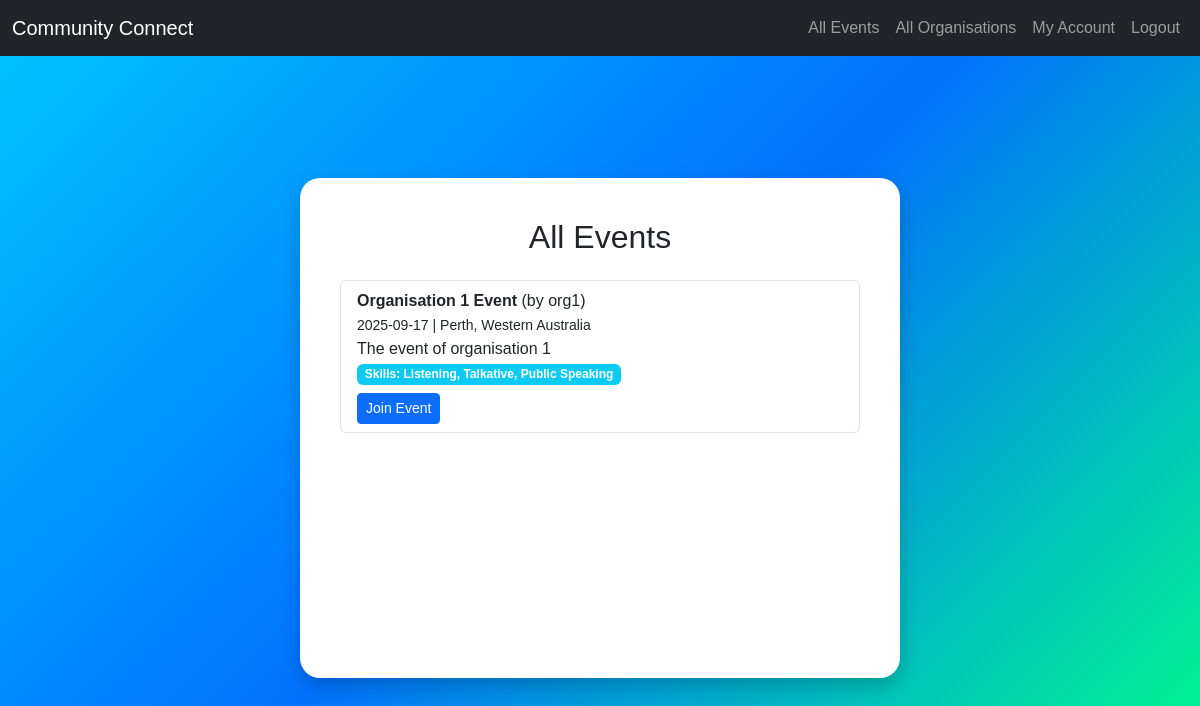
The page /events (signed in) on the database its author committed.
### tables this page shows
CREATE TABLE event (
            event_id INTEGER PRIMARY KEY AUTOINCREMENT,
            organisation_id INTEGER NOT NULL,
            title TEXT NOT NULL,
            description TEXT,
            event_date TIMESTAMP NOT NULL,
            location TEXT,
            max_volunteers INTEGER,
            FOREIGN KEY (organisation_id) REFERENCES organisation(organisation_id) ON DELETE CASCADE
        );

CREATE TABLE organisation (
            organisation_id INTEGER PRIMARY KEY AUTOINCREMENT,
            user_id INTEGER NOT NULL,
            name TEXT NOT NULL,
            description TEXT,
            address TEXT,
            website_url TEXT,
            FOREIGN KEY (user_id) REFERENCES user(user_id) ON DELETE CASCADE
        );

### app.py (the view)
@app.route('/events')
def events():
    if 'user_id' not in session:
        return redirect(url_for('login'))
    with get_db() as conn:
        cursor = conn.cursor()
        cursor.execute("SELECT role FROM user WHERE user_id = ?", (session['user_id'],))
        role = cursor.fetchone()['role']
        cursor.execute("""
            SELECT e.*, o.name AS name, u.user_id
            FROM event e
            JOIN organisation o ON e.organisation_id = o.organisation_id
            JOIN user u ON o.user_id = u.user_id
        """)
        events = cursor.fetchall()
        event_data = []
        for e in events:
            cursor.execute("""
                SELECT s.skill_id, s.name
                FROM event_skill es
                JOIN skill s ON es.skill_id = s.skill_id
                WHERE es.event_id = ?
            """, (e['event_id'],))
            skills = cursor.fetchall()
            event_data.append({
                **dict(e),
                "skills": [s['name'] for s in skills],
                "skill_ids": [int(s['skill_id']) for s in skills]  # force int
            })
        volunteer_skills = []
        if role == "volunteer":
            cursor.execute("SELECT volunteer_id FROM volunteer WHERE user_id = ?", (session['user_id'],))
            volunteer = cursor.fetchone()
            if volunteer:
                cursor.execute("SELECT skill_id FROM volunteer_skill WHERE volunteer_id = ?", (volunteer['volunteer_id'],))
                volunteer_skills = [int(row['skill_id']) for row in cursor.fetchall()]  # force int
    return render_template("events.html",
                           events=event_data,
                           role=role,
                           volunteer_skills=volunteer_skills)

### models.py (called while the page is built)
def get_db():
    conn = sqlite3.connect(db_path) # Create connection between database and flask
    conn.row_factory = sqlite3.Row # Allows fetching rows as dictionaries
    return conn

### templates/events.html (shortened to what this page needs)
{% extends "layout.html" %}
{% block content %}
<div class="bubble-container">
  <div class="bubble" style="min-height: 500px;">
    <h2 class="text-center mb-4">All Events</h2>
    <ul class="list-group">
      {% for e in events %}
        <li class="list-group-item">
          <strong>{{ e.title }}</strong> (by {{ e.name }})<br>
          <small>{{ e.event_date }} | {{ e.location }}</small><br>
          <span>{{ e.description }}</span><br>
          {% if e.skills %}
            <span class="badge bg-info">Skills: {{ e.skills | join(", ") }}</span><br>
          {% endif %}
          {% if role == "volunteer" %}
            {% set matching_skills = e.skill_ids | select('in', volunteer_skills) | list %}
            {% if matching_skills %}
              <form method="POST" action="{{ url_for('join_event', event_id=e.event_id) }}" style="display:inline;">
                <button type="submit" class="btn btn-primary btn-sm mt-2">Join Event</button>
              </form>
            {% endif %}
          {% endif %}
        </li>
      {% else %}
        <li class="list-group-item">No events available yet.</li>
      {% endfor %}
    </ul>
  </div>
</div>
{% endblock %}

### templates/layout.html (style rules this page uses)
body { background: linear-gradient(135deg, #00c6ff, #0072ff, #00ff88); min-height: 100vh; margin: 0; font-family: Arial, sans-serif; }
.bubble-container { min-height: calc(100vh - 56px); display: flex; justify-content: center; align-items: center; padding: 20px; }
.bubble { background: white; border-radius: 20px; padding: 40px; box-shadow: 0px 8px 20px rgba(0, 0, 0, 0.2); max-width: 600px; width: 100%; }

### rows shown on the page
event: title "Organisation 1 Event", name "org1", event_date "2025-09-17", location "Perth, Western Australia", description "The event of organisation 1", skills "Listening, Talkative, Public Speaking"
